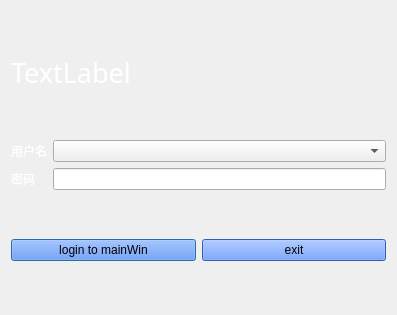
<?xml version="1.0" encoding="UTF-8"?>
<ui version="4.0">
 <class>LoginDlg</class>
 <widget class="QDialog" name="LoginDlg">
  <property name="geometry">
   <rect>
    <x>0</x>
    <y>0</y>
    <width>397</width>
    <height>315</height>
   </rect>
  </property>
  <property name="windowTitle">
   <string>Dialog</string>
  </property>
  <layout class="QGridLayout" name="gridLayout_5">
   <item row="6" column="0">
    <spacer name="verticalSpacer_2">
     <property name="orientation">
      <enum>Qt::Vertical</enum>
     </property>
     <property name="sizeHint" stdset="0">
      <size>
       <width>20</width>
       <height>40</height>
      </size>
     </property>
    </spacer>
   </item>
   <item row="2" column="0">
    <spacer name="verticalSpacer_3">
     <property name="orientation">
      <enum>Qt::Vertical</enum>
     </property>
     <property name="sizeHint" stdset="0">
      <size>
       <width>20</width>
       <height>40</height>
      </size>
     </property>
    </spacer>
   </item>
   <item row="4" column="0">
    <spacer name="verticalSpacer">
     <property name="orientation">
      <enum>Qt::Vertical</enum>
     </property>
     <property name="sizeHint" stdset="0">
      <size>
       <width>20</width>
       <height>40</height>
      </size>
     </property>
    </spacer>
   </item>
   <item row="3" column="0">
    <layout class="QGridLayout" name="gridLayout_4">
     <item row="0" column="0">
      <layout class="QGridLayout" name="gridLayout_2">
       <item row="0" column="0">
        <widget class="QLabel" name="label_user">
         <property name="styleSheet">
          <string notr="true">color: rgb(255, 255, 255);</string>
         </property>
         <property name="text">
          <string>用户名</string>
         </property>
        </widget>
       </item>
       <item row="1" column="0">
        <widget class="QLabel" name="label_pd">
         <property name="styleSheet">
          <string notr="true">color: rgb(255, 255, 255);</string>
         </property>
         <property name="text">
          <string>密码</string>
         </property>
        </widget>
       </item>
      </layout>
     </item>
     <item row="0" column="1">
      <layout class="QGridLayout" name="gridLayout">
       <item row="0" column="0">
        <widget class="QComboBox" name="comboBox"/>
       </item>
       <item row="1" column="0">
        <widget class="QLineEdit" name="lineEdit"/>
       </item>
      </layout>
     </item>
    </layout>
   </item>
   <item row="5" column="0">
    <layout class="QGridLayout" name="gridLayout_3">
     <item row="0" column="0">
      <widget class="QPushButton" name="pushButton_ok">
       <property name="styleSheet">
        <string notr="true">background-color: rgb(70, 129, 255);</string>
       </property>
       <property name="text">
        <string>login to mainWin</string>
       </property>
      </widget>
     </item>
     <item row="0" column="1">
      <widget class="QPushButton" name="pushButton_exit">
       <property name="styleSheet">
        <string notr="true">background-color: rgb(70, 129, 255);</string>
       </property>
       <property name="text">
        <string>exit</string>
       </property>
      </widget>
     </item>
    </layout>
   </item>
   <item row="1" column="0">
    <widget class="QLabel" name="label_title">
     <property name="font">
      <font>
       <family>宋体</family>
       <pointsize>20</pointsize>
      </font>
     </property>
     <property name="layoutDirection">
      <enum>Qt::RightToLeft</enum>
     </property>
     <property name="styleSheet">
      <string notr="true">color: rgb(255, 255, 255);</string>
     </property>
     <property name="text">
      <string>TextLabel</string>
     </property>
    </widget>
   </item>
   <item row="0" column="0">
    <spacer name="verticalSpacer_4">
     <property name="orientation">
      <enum>Qt::Vertical</enum>
     </property>
     <property name="sizeHint" stdset="0">
      <size>
       <width>20</width>
       <height>40</height>
      </size>
     </property>
    </spacer>
   </item>
  </layout>
 </widget>
 <tabstops>
  <tabstop>comboBox</tabstop>
  <tabstop>lineEdit</tabstop>
  <tabstop>pushButton_ok</tabstop>
 </tabstops>
 <resources/>
 <connections>
  <connection>
   <sender>pushButton_ok</sender>
   <signal>clicked()</signal>
   <receiver>LoginDlg</receiver>
   <slot>accept()</slot>
   <hints>
    <hint type="sourcelabel">
     <x>92</x>
     <y>246</y>
    </hint>
    <hint type="destinationlabel">
     <x>172</x>
     <y>264</y>
    </hint>
   </hints>
  </connection>
  <connection>
   <sender>pushButton_exit</sender>
   <signal>clicked()</signal>
   <receiver>LoginDlg</receiver>
   <slot>close()</slot>
   <hints>
    <hint type="sourcelabel">
     <x>292</x>
     <y>250</y>
    </hint>
    <hint type="destinationlabel">
     <x>309</x>
     <y>285</y>
    </hint>
   </hints>
  </connection>
 </connections>
</ui>
